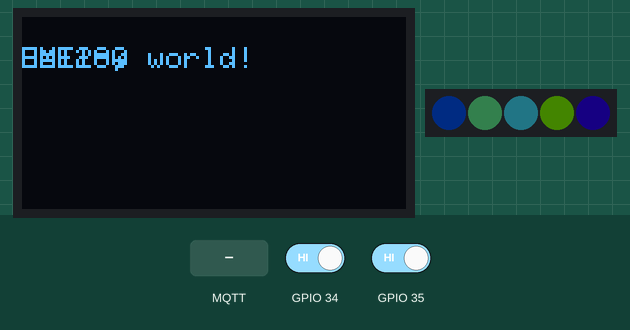
The sketch below on a simulated ESP32. Parts: 128×64 one-colour display, 5 RGB LEDs in strip order, left to right. The inputs (shaded band) are chosen by the test bench; at power-on: GPIO 34 HIGH, GPIO 35 HIGH. Dim RGB values are drawn brighter than linear; WiFi joins after 1.5 s; servers stay silent unless stated; random numbers use the default seed unless the sketch sets one; no MQTT or app messages arrive unless stated; what the sketch prints to the serial monitor is not drawn.

Above: at 4.7 s.
4.8 s: MQTT message "GY4511" arrives on the first subscribed topic
At 5.04 s:
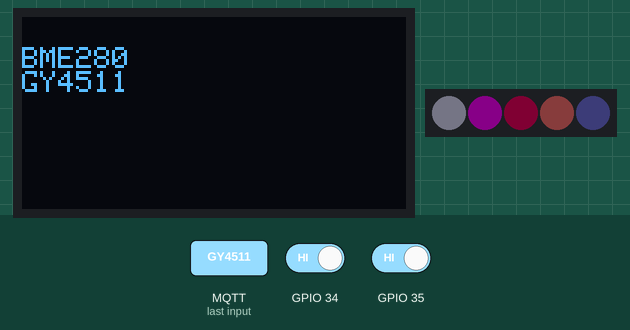
7.3 s: MQTT message "BME280" arrives on the first subscribed topic
At 7.56 s:
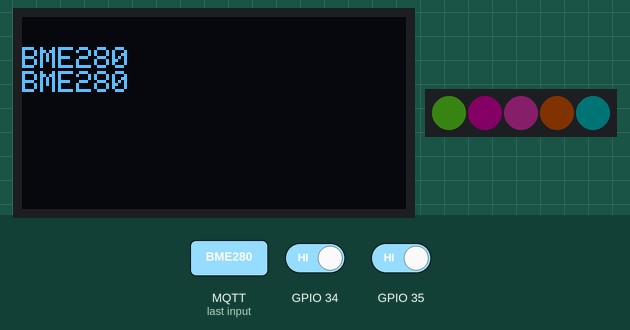
9.8 s: GPIO 34 driven LOW
At 10.08 s:
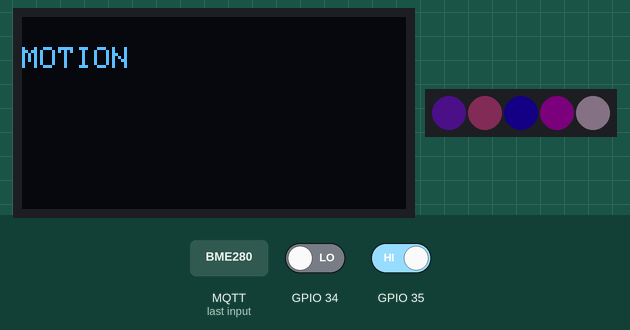
12.3 s: GPIO 35 driven LOW
At 12.6 s:
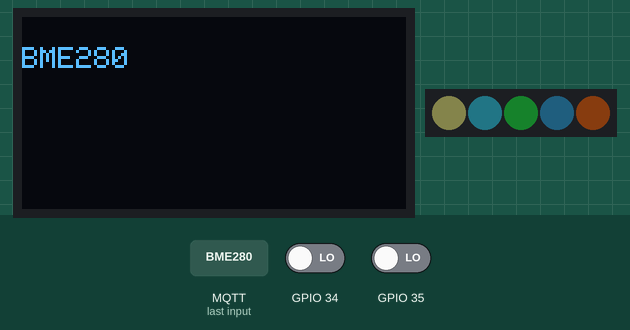
14.8 s: MQTT message "MOTION" arrives on the first subscribed topic
At 15.12 s:
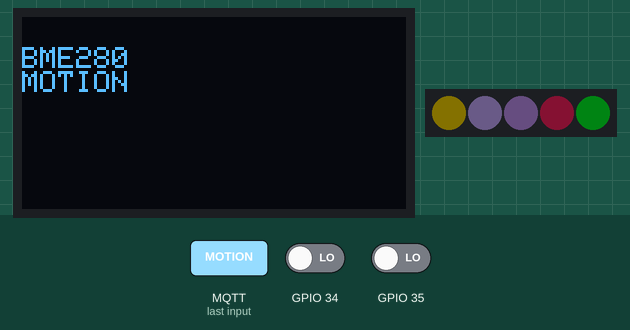
17.4 s: MQTT message "1" arrives on the first subscribed topic
At 17.64 s:
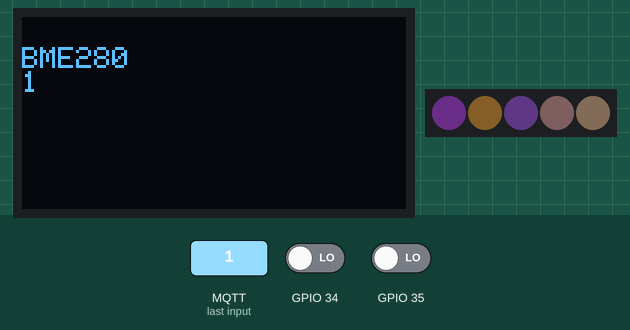
Timing chart, 0 to 22.7 s (numbered marks = the images above; inputs shaded):
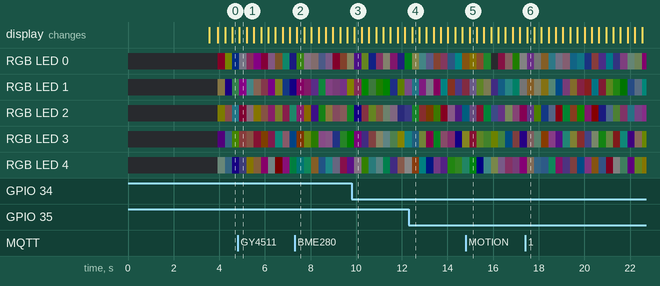

The sketch:

MAINSCRIPTESP.ino
```cpp
#include <Wire.h>
#include <Adafruit_GFX.h>
#include <Adafruit_SSD1306.h>
#include <PubSubClient.h>
#define SCREEN_WIDTH 128 // OLED display width, in pixels
#define SCREEN_HEIGHT 64 // OLED display height, in pixels
#include <ESPmDNS.h>
#include <NeoPixelBus.h>
#include <WiFi.h>

String rootTopic = "FRALEX/IoTSensor/";
char* bme280TemperatureTopic = "FRALEX/IoTSensor/BME280/temperature";
char* bme280PressureTopic = "FRALEX/IoTSensor/BME280/pressure";
char* bme280HumidityTopic = "FRALEX/IoTSensor/BME280/humidity";
char* gy1145UVTopic = "FRALEX/IoTSensor/GY1145/UV";
char* gy1145IRTopic = "FRALEX/IoTSensor/GY1145/IR";
char* gy1145VISTopic = "FRALEX/IoTSensor/GY1145/VIS";
char* motionsensorTopic = "FRALEX/IoTSensor/MOTIONSENSOR";
char *OTAUser = "admin";
char *OTAPassword = "admin";
char *ssid = "htl-IoT";
char *password = "iot..2015";
char *MDNSHostname = "fralexsensor";
char *mqtt_server = "iotmqtt.htl-klu.at";
char *mqttUserName = "htl-IoT";
char *mqttPassword = "iot..2015";
char *mqttClientID = "DEMOfralex2";

void read_taster(void);
int item;
const uint16_t PixelCount = 5; //enter number of pixel
const uint8_t PixelPin = 18;  // make sure to set this to the correct pin, ignored for Esp8266

//Var. für Taster
boolean s1, s2, s3, s4, s5, s1_old, s2_old, s3_old, s4_old, s5_old;

long millis_old;

int s2_press_count, s4_press_count; //Wieviel Lesezyklen hintereinander

// three element pixels, in different order and speeds
NeoPixelBus<NeoGrbFeature, Neo800KbpsMethod> strip(PixelCount, PixelPin);
// Declaration for an SSD1306 display connected to I2C (SDA, SCL pins)
Adafruit_SSD1306 display(SCREEN_WIDTH, SCREEN_HEIGHT, &Wire, -1);

void WIFISETUP()
{

  delay(10);
  // We start by connecting to a WiFi network
  Serial.println();
  Serial.print("Connecting to ");
  Serial.println(ssid);

  WiFi.begin(ssid, password);

  while (WiFi.status() != WL_CONNECTED)
  {
    delay(500);
    Serial.print(".");
  }
  /*use mdns for host name resolution*/
  if (!MDNS.begin(MDNSHostname))
  {
    Serial.println("Error setting up MDNS responder!");
    while (1)
    {
      delay(1000);
    }
  }
  Serial.println("mDNS responder started");

  randomSeed(micros());

  Serial.println("");
  Serial.println("WiFi connected");
  Serial.print("IP address: ");
  Serial.println(WiFi.localIP());
  Serial.print("MDNS: ");
  Serial.print(MDNSHostname);
  Serial.println(".local");
}

void setup() {
  pinMode(34, INPUT);
  pinMode(35, INPUT);

  Serial.begin(115200);

  if (!display.begin(SSD1306_SWITCHCAPVCC, 0x3C)) { // Address 0x3D for 128x64
    Serial.println(F("SSD1306 allocation failed"));
    for (;;);
  }

  WIFISETUP();
  MQTTSETUP();
  delay(2000);
  display.clearDisplay();

  display.setTextSize(1);
  display.setTextColor(WHITE);
  display.setCursor(0, 10);
  // Display static text
  display.println("Hello, world!");
  display.display();
  strip.Begin();
  strip.Show();
}

void loop() {
  MQTTLOOP();
  if (millis() > millis_old + 100) {

    millis_old = millis();
    read_taster();

    if (s2 > s2_old) {
      item++;  //inkrement
      display.clearDisplay();
    }
    if (s4 > s4_old) {
      item--;   //dekrement
      display.clearDisplay();
    }
  }


  if (item <= -1) {
    item = 2;
  }
  if (item >= 3) {
    item = 0;
  }

  //Serial.println(item);

  for (int i = 0; i < PixelCount; i++)
  {
    strip.SetPixelColor(i, RgbColor (random(10), random(10), random(10)));
  }
  strip.Show();
  //delay(1000);

  switch (item) {
    case 0:
      //Serial.println("BME280");
      display.setTextSize(1);
      display.setTextColor(WHITE);
      display.setCursor(0, 10);
      // Display static text

      display.println("BME280");
      display.display();
      break;
    case 1:
      // Serial.println("GY4511");
      display.setTextSize(1);
      display.setTextColor(WHITE);
      display.setCursor(0, 10);
      // Display static text

      display.println("GY1145");
      display.display();
      break;
    case 2:
      //Serial.println("MOTION");
      display.setTextSize(1);
      display.setTextColor(WHITE);
      display.setCursor(0, 10);
      // Display static text

      display.println("MOTION");
      display.display();
      break;
  }

}

void read_taster(void) {

  //Alten werte speichern
  s1_old = s1;
  s2_old = s2;
  s3_old = s3;
  s4_old = s4;
  s5_old = s5;


  //Wartezeit(wird nicht unbedingt benötigt)
  delay(1);

  //Taster einlesen

  s4 = !digitalRead(34);
  s2 = !digitalRead(35);


}


WiFiClient espClient;
PubSubClient client(espClient);

void callback(char *topic, byte *payload, unsigned int length)
{
  Serial.print("Message arrived [");
  Serial.print(topic);
  Serial.print("] ");
  String out;
  for (int i = 0; i < length; i++)
  {
    out.concat((char)payload[i]);
    //Serial.print((char)payload[i]);

  }
  Serial.println(out);

  switch (item) {
    case 0:
      if (String(topic).indexOf("BME280") > 0) {


        //Serial.println("BME280");
        display.clearDisplay();
        display.setCursor(0, 10);
        display.println("BME280");
        display.println(out);
        display.display();
      }
      break;
    case 1:
      if (String(topic).indexOf("GY1145") > 0) {
        display.clearDisplay();
        display.setCursor(0, 10);
        display.println("GY1145");
        display.println(out);
        display.display();
      }
      // Serial.println("GY4511");

      break;
    case 2:
      if (String(topic).indexOf("MOTION") > 0) {
        display.clearDisplay();
        display.setCursor(0, 10);
        display.println("MOTION");
        display.println(out);
        display.display();
      }
      //Serial.println("MOTION");

      break;
  }

}
void reconnect()
{
  // Loop until we're reconnected
  while (!client.connected())
  {
    Serial.print("Attempting MQTT connection...");
    // Create a random client ID

    // Attempt to connect
    if (client.connect(mqttClientID, mqttUserName, mqttPassword))
    {
      Serial.println("connected");
      // Once connected, publish an announcement...
      client.subscribe(bme280TemperatureTopic);
      client.subscribe(bme280PressureTopic);
      client.subscribe(bme280HumidityTopic);
      client.subscribe(gy1145UVTopic);
      client.subscribe(gy1145IRTopic);
      client.subscribe(gy1145VISTopic);
      client.subscribe(motionsensorTopic);

    }
    else
    {
      Serial.print("failed, rc=");
      Serial.print(client.state());
      Serial.println(" try again in 5 seconds");
      // Wait 5 seconds before retrying
      delay(5000);
    }
  }
}

void MQTTSETUP()
{
  client.setServer(mqtt_server, 1883);
  client.setCallback(callback);
}

void MQTTLOOP() {
  if (!client.connected())
  {
    reconnect();
  }
  client.loop();
}
```
